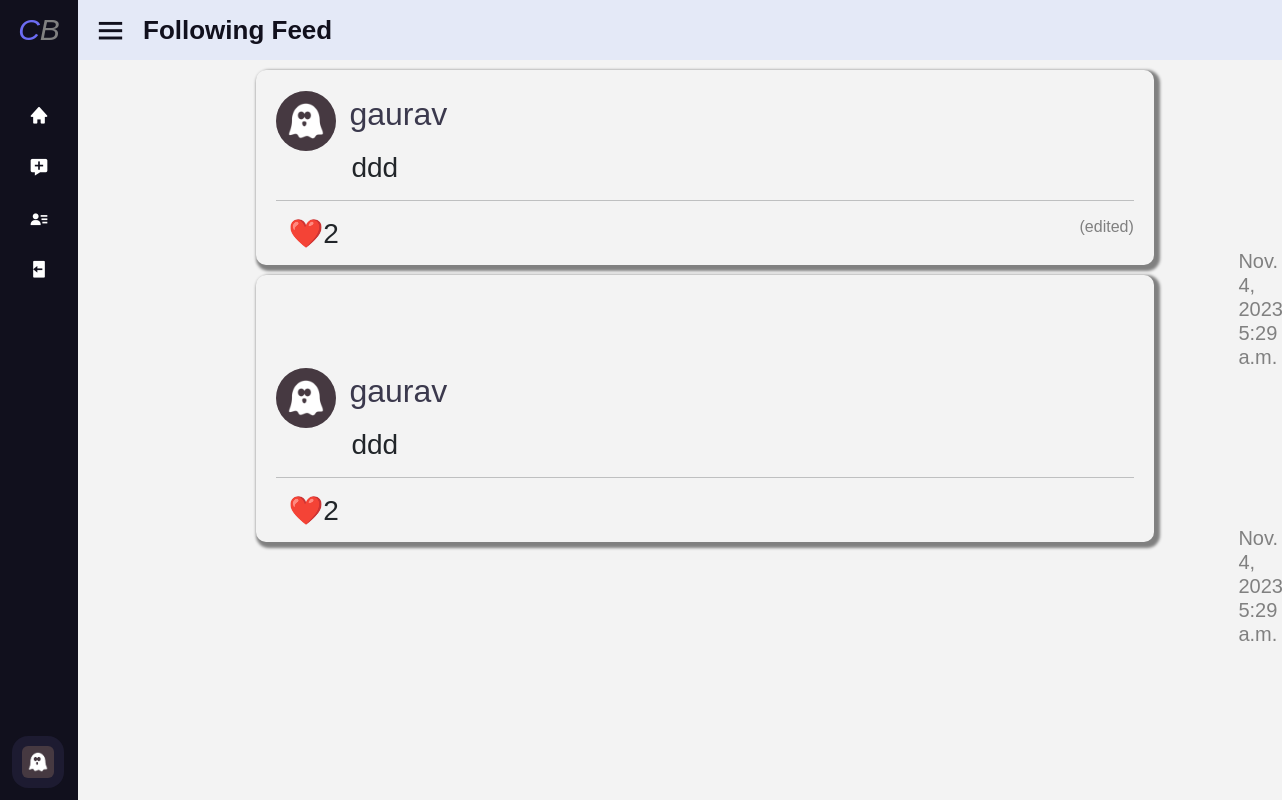
Before: /following (signed in) with the older database file.
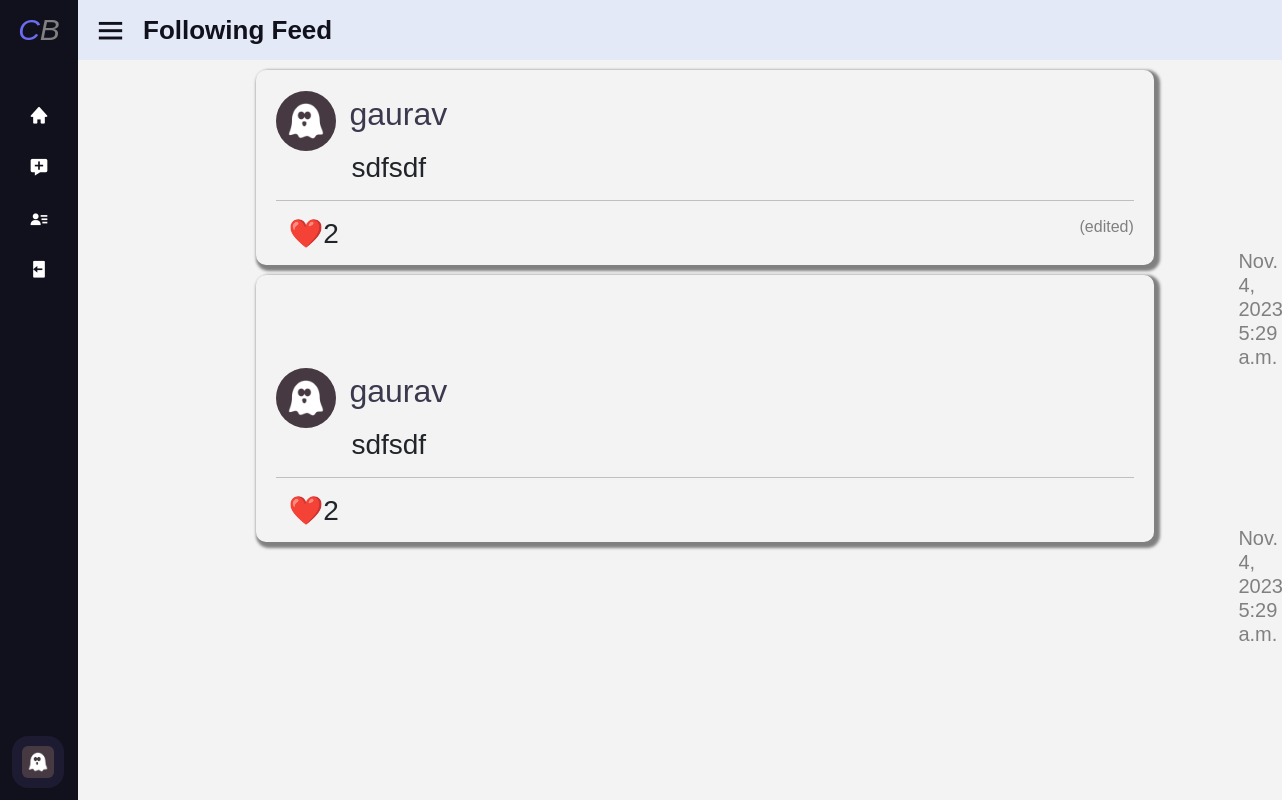
After: the same page with the newer database file.
### network/models.py (models this page shows, shortened)
class Post(models.Model):
    user = models.ForeignKey(User, on_delete=models.CASCADE)
    content = models.TextField()
    creation_date = models.DateTimeField(auto_now_add=True)
    likes = models.IntegerField(default=0)
    edited = models.BooleanField(default=False)
    likers = models.TextField(default="", null=True)

class User(AbstractUser):
    follower = models.TextField(default="", null=True)
    following = models.TextField(default="", null=True)
    pfp = models.ImageField(default=f"pfp/defaults/{random.randrange(1,10)}.png", upload_to="pfp/user")

### network/views.py (the view)
# urls.py: path("following", views.followingfeed, name="followingfeed"),
@login_required(login_url=LOGIN_URL )
def followingfeed(request):
    logged_user = User.objects.get(id= request.user.id)
    following_list = logged_user.following.split(",")
    if "" in following_list:
        following_list.remove("")
    try:
        all_feed = Post.objects.filter(user=following_list[0]).order_by('-creation_date')
        for i in following_list:
            all_feed = list(chain(all_feed, Post.objects.filter(user=int(i)).order_by('-creation_date')))
    except ValueError:
        all_feed=[]
    paginator = Paginator(all_feed, MAX_POSTS)
    page = request.GET.get('page')
    posts_paginator = paginator.get_page(page)
    return render(request, "network/following.html",{
        "posts" : all_feed,
        "page" : posts_paginator,
        "pagename" : "Following Feed"
    })

### network/templates/network/following.html (shortened to what this page needs)
{% extends "network/layout.html" %}
{% load static %}
{% block body %}
{% include "network/post.html" %}
{% endblock %}

### network/templates/network/post.html (shortened to what this page needs)
{% if posts %}
    {% for post in page %}
        <div class="post">
            <a href="{% url "userpage" post.user.username %}"><span><img class="profile-pic" src="{{ post.user.pfp.url }}" alt="pfp" ></span>
            <span class="username">{{ post.user.username }}</span></a>
            <h3 id="post-content-{{post.id}}" style="margin-left: 75px">{{ post.content }}</h3>
            <hr>
            <ul class="likeul">
                <li style="margin-right: 20px">
                    <h3 id="likeButton{{ post.id }}" ><a onclick="likepost(`{{ post.id }}`)" >❤️ </a></h3>
                </li>
                <li>
                    <h3 id="likes{{ post.id }}">{{ post.likes }}</h3>
                </li>
                <li>
                    <h5 style="padding-left: 950px">{{ post.creation_date }}</h5>
                </li>
            </ul>
            <h6 style="color: gray;text-align: right; visibility: hidden;" id="editedtag{{ post.id }}">(edited)</h1>
        </div>
    {% endfor %}
        {% else %}
            <center><h1 style="color: red; font-weight: Bolder; font-size: 900%;padding: 70px 0;">No posts :(</h1></center>
    {% endif %}

Changed rows visible on the page:
changed Post "Nov. 4,": content "ddd" → "sdfsdf"
